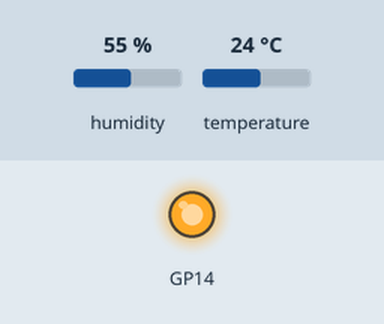
This program was run on a simulated Raspberry Pi Pico running MicroPython. Parts: output pins drawn as LEDs (lit = HIGH). The test bench sets the inputs (shaded band); at power-on: humidity 55 %, temperature 24 °C. What the program prints to the serial console is not drawn.

Above: at 0.1 s.
Timing chart, 0 to 1.6 s (numbered marks = the images above):
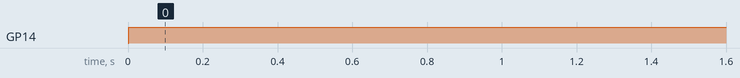

The program:

DHT22.py
```python
import utime
import rp2
from rp2 import PIO, asm_pio
from machine import Pin

#
#     A     B   C   D   E   F
#          ___     ___     ...
#     ____/   \___/   \___/   \
#
#     A = start pulse (> 1ms )
#     B = 2-40 us
#     C = 80 us
#     D = 80 us
#
#     E and F are  data clock
#
#     E = 50 us
#     F =  26-28 us => 0    70 us => 1
#


@asm_pio(set_init=(PIO.OUT_HIGH),autopush=True, push_thresh=8)
def DHT22_PIO():
    # clock set at 500Khz  Cycle is 2us
    # drive output low for at least 20ms
    set(y,1)                    # 0
    pull()                      # 1
    mov(x,osr)                  # 2
    set(pindirs,1)              # 3 set pin to output
    set(pins,0)                 # 4 set pin low
    label ('waitx')
    jmp(x_dec,'waitx')          # 5 decrement x reg every 32 cycles
    set(pindirs,0)              # 6 set pin to input
    # STATE A. Wait for high at least 80us. max should be  very short
    set(x,31)                   # 7
    label('loopA')
    jmp(pin,'got_B')            # 8
    jmp(x_dec,'loopA')          # 9
    label('Error')
    in_(y,1)                    # 10
    jmp('Error')                # 11  Infinity loop error

    # STATE B. Get HIGH pulse. max should be 40us
    label('got_B')
    set(x,31)                   # 12
    label('loop_B')
    jmp(x_dec,'check_B')        # 13
    jmp('Error')                # 14
    label('check_B')
    jmp(pin,'loop_B')           # 15

    # STATE C. Get LOW pulse. max should be 80us
    set(x,31)                   # 16
    label('loop_C')
    jmp(pin,'got_D')            # 17
    jmp(x_dec,'loop_C')         # 18
    jmp('Error')                # 19

    # STATE D. Get HIGH pulse. max should be 80us
    label('got_D')
    set(x,31)                   # 20
    label('loop_D')
    jmp(x_dec,'check_D')        # 21
    jmp('Error')                # 22
    label('check_D')
    jmp(pin,'loop_D')           # 23

    # STATE E. Get Low pulse delay. should be around 50us
    set(x,31)                   # 24
    label('loop_E')
    jmp(pin,'got_F')            # 25
    jmp(x_dec,'loop_E')         # 26
    jmp('Error')                # 27

    # STATE F.
    # wait 40 us
    label('got_F')
    nop() [20]                  # 28
    in_(pins,1)                 # 29
    # now wait for low pulse
    set(x,31)                   # 30
    jmp('loop_D')               # 31


class DHT22:

    def __init__(self,dataPin, powerPin=None,dht11=False,smID=1):
        self.dataPin = dataPin
        self.powerPin = powerPin
        self.dht11 = dht11
        self.smID = smID
        self.dataPin.init(Pin.IN, Pin.PULL_UP)
        if self.powerPin is not None:
            self.powerPin.init(Pin.OUT)
            self.powerPin.value(0)
        self.sm= rp2.StateMachine(self.smID)


    def read_array(self):
        if self.powerPin is not None:
            self.powerPin.value(1)
        utime.sleep_ms(100)
        #start state machine
        self.sm.init(DHT22_PIO,freq=500000,
                     set_base=self.dataPin,
                     in_base=self.dataPin,
                     jmp_pin=self.dataPin)
        if self.dht11:
            self.sm.put(10000)
        else:
            self.sm.put(1000)
        self.sm.active(1)
        value = []
        for i in range(5):
            value.append(self.sm.get())
        self.sm.active(0)
        return value

    def read(self):
        value = self.read_array()
        sumV = 0
        for i in range(4):
            sumV += value[i]
        if (sumV & 0xff) == value[4]:
            if self.dht11:
                humidity=value[0] & 0x7f
                temperature=value[2]
            else:
                humidity=((value[0]<<8)  + value[1])/10.0
                temperature=(((value[2] &0x7f) << 8)  + value[3]) /10.0
            if (value[2] & 0x80) == 0x80:
                temperature = -temperature
            return temperature, humidity
        else:
            return None, None

if __name__ == "__main__":
    from machine import Pin
    from DHT22 import DHT22
    import utime
    dht_data = Pin(15,Pin.IN,Pin.PULL_UP)
    dht_sensor=DHT22(dht_data,Pin(14,Pin.OUT),dht11=False)
    while True:
        T,H = dht_sensor.read()
        if T is None:
            print(" sensor error")
        else:
            print("{:3.1f}'C  {:3.1f}%".format(T,H))
        #DHT22 not responsive if delay to short
        utime.sleep_ms(500)
```

Measured:
- by itself, GP14: LOW → HIGH at 0.00 s
